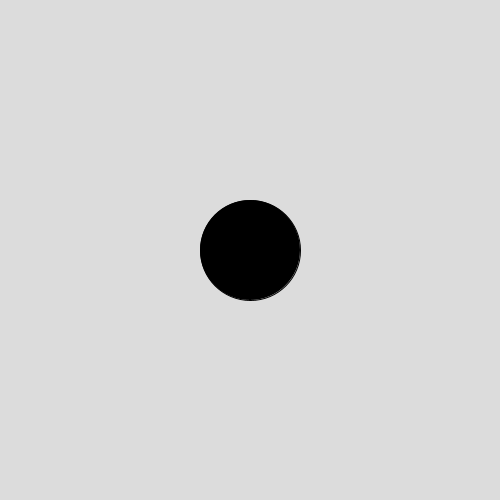
Frame 1 (no input)
Frame 60 (the mouse pressed at the canvas centre just before this capture): identical to frame 1, image omitted
Frame 120 (the mouse held since frame 60 and released just before this capture): identical to frame 1, image omitted

The Processing sketch that drew this single still picture (run headless with seeded random() and noise(); from frame 60 on, the mouse is pressed at the canvas centre):

// Processing sketch: reference_moving_circle
// ── reference_moving_circle.pde
int xposition = 250;

void setup(){
  size(500,500);
 
  
  
  
  
  
}

void draw() {
   background(220);
  fill(#000000);
   if(mousePressed && mouseButton==RIGHT)  {
   fill(#FFFFFF);
   xposition=xposition+1;
 }
   else if(mousePressed && mouseButton==LEFT)  {
   fill(#FFFFFF);
   xposition=xposition-1;
 }
 
 
   ellipse(xposition,250,100,100);
   
  
  
  
  
  
}
